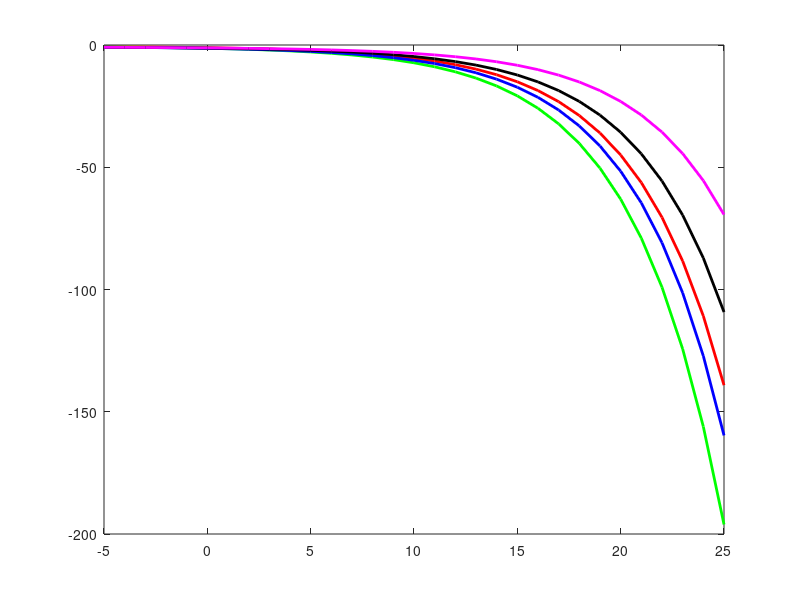

This chart was generated by the following MATLAB code:
clc;
close all;
EbNo_db = -5:1:25;
EbNo_lin = 10.^((EbNo_db)/10);
color = ['r','g','b','k','m','c','y'];
index = 1;

BPSK = 0.5*erfc(sqrt(EbNo_lin));
plotHandle = plot(EbNo_db, log10(BPSK), char(color(index)));
set(plotHandle, 'LineWidth', 2);
hold on;
index = index + 1;

n = 2:1:5;
M = 2.^n;
for i = M,
    k = log2(i);
    BER = 1/k*erfc(sqrt(EbNo_lin*k*sin(pi/i)));
    plotHandle = plot(EbNo_db, log10(BER), char(color(index)));
    set(plotHandle, 'LineWidth', 2);
    index = index + 1;
end

